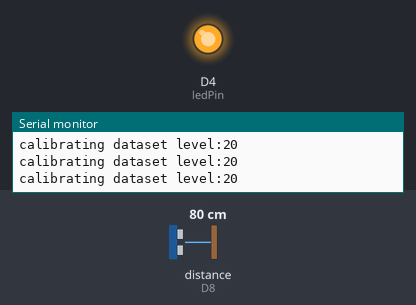
The program below on a simulated ESP8266 (NodeMCU). On the bench: output pins drawn as LEDs (lit = HIGH), the last lines printed to the serial monitor. Wiring (inferred from the names in the program): ultrasonic range finder: trigger D7; echo D8. The test bench sets the inputs (shaded band); at power-on: distance to the obstacle (sensor on D8) 80 cm. The echo pulse lasts 58.3 µs per cm; WiFi joins after 1.5 s; servers stay silent unless stated; network time is answered at once with the bench clock; the local clock reads 2024-03-15 10:24:30 at power-on unless the program sets it; pins used as bus, display or sensor lines are not drawn.

Above: at 23.3 s.
At 84.82 s:
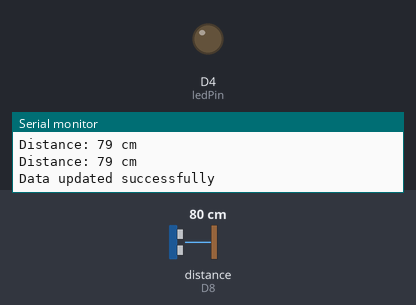
Timing chart, 0 to 100.4 s (numbered marks = the images above):
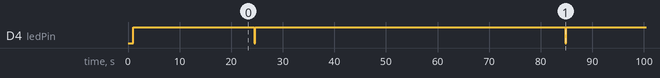

Measured:
- by itself, D4 (ledPin): alternates HIGH for 60.0 s and LOW for 0.20 s

The program:

main.cpp
```cpp
#include <Arduino.h>
#include <ESP8266WiFi.h>
#include <Wire.h>
#include <NTPClient.h>
#include <WiFiUdp.h>
#include <ESP8266mDNS.h>
#include <FirebaseESP8266.h>
#include "addons/TokenHelper.h"
#include "addons/RTDBHelper.h"

#define API_KEY "AIzaSyBn2mbRAikL5ZfiQcf9sn-qfsng4NoOBeU"
#define USER_EMAIL "abinmkabin@gmail.com"
#define USER_PASSWORD "Abagp@211213#"
#define DATABASE_URL "https://awaconwtc-default-rtdb.firebaseio.com/"


//USER CREDENTIALS
const String userName ="abin";
#define WIFI_SSID "SCOPUS"
#define WIFI_PASSWORD "ABAGP@211213"
//USER CREDENTIALS

const int trigPin = D7; // Trig Pin of SR04 connected to D7 (GPIO13)
const int echoPin = D8; // Echo Pin of SR04 connected to D8 (GPIO15)
const int ledPin = D4;  // D1 corresponds to GPIO5 on ESP8266

int level = 5;
int variation = 0;
int high_err_count = 0;
int distance = 0;
int currDistance = 0;
int prevDistance = 0;
bool Motor_State = false;

FirebaseAuth auth;
FirebaseConfig config;

String uid;
String databasePath;
String sensorPath = "/Distance";
String timePath = "/Timestamp";

WiFiUDP ntpUDP;
NTPClient timeClient(ntpUDP, "pool.ntp.org");

unsigned long sendDataPrevMillis = 0;
unsigned long delayValue = 60000; // Default delay value in milliseconds
FirebaseData firebaseData;

void initWiFi() {
  WiFi.begin(WIFI_SSID, WIFI_PASSWORD);
  Serial.print("Connecting to WiFi ..");
  while (WiFi.status() != WL_CONNECTED) {
    Serial.print('.');
    delay(1000);
    digitalWrite(ledPin, HIGH);
    delay(1000);
    digitalWrite(ledPin, LOW);
  }
  digitalWrite(ledPin, HIGH);
  Serial.println(WiFi.localIP());
  Serial.println();
}
unsigned long getTime() {
  timeClient.update();
  return timeClient.getEpochTime() + 19800; // Add 5 hours 30 minutes in seconds for IST
}


long calculateDistance()
{
  long duration, distance;
  delay(1000);
  digitalWrite(trigPin, LOW);
  delayMicroseconds(2);
  digitalWrite(trigPin, HIGH);
  delayMicroseconds(10);
  digitalWrite(trigPin, LOW);
  duration = pulseIn(echoPin, HIGH);
  distance = duration * 0.034 / 2; // Speed of sound is 34 cm/ms
  return distance;
}

void calibrateInitialData(int levelVal)
{
  long sum = 0;
  for(int i=0;i<levelVal;i++)
  {
    sum+= calculateDistance();
    Serial.print("calibrating dataset level:");
    Serial.println(levelVal);
  }
  currDistance = sum/levelVal;
  prevDistance = sum/levelVal;
}

void setup() {
  Serial.begin(9600);
  pinMode(trigPin, OUTPUT);
  pinMode(echoPin, INPUT);
  pinMode(ledPin, OUTPUT);
  initWiFi();
  timeClient.begin();

  config.api_key = API_KEY;
  auth.user.email = USER_EMAIL;
  auth.user.password = USER_PASSWORD;
  config.database_url = DATABASE_URL;
  Firebase.reconnectWiFi(true);
  firebaseData.setResponseSize(4096);
  config.token_status_callback = tokenStatusCallback;
  config.max_token_generation_retry = 5;

  Firebase.begin(&config, &auth);

  Serial.println("Getting User UID");
  while (auth.token.uid == "") {
    Serial.print('.');
    delay(1000);
  }
  uid = auth.token.uid.c_str();
  Serial.print("User UID: ");
  Serial.println(uid);

  databasePath = userName+ "/readings";
  Serial.println("User: " + userName);
  Serial.print("Delay Value: ");
  Serial.println(delayValue);
  calibrateInitialData(20);
}

bool checkInternetConnection() {
  WiFiClient client;
  if (!client.connect("www.google.com", 80)) {
    return false;
  }
  client.stop();
  return true;
}

bool validateData(int levelVal)
{
  variation = abs(distance-prevDistance);
  if(abs(distance-prevDistance) <= levelVal)
  return true;

  return false;
}

FirebaseJson setJSON(String distance ,long timestamp)
{
  FirebaseJson json;
  json.set(timePath, timestamp); // Set current time
  json.set(sensorPath.c_str(),distance);
  return json;
}

void sendDataCloud(FirebaseJson json,long timestamp)
{
    String dayPath;
    String childPath;
    char childPathBuffer[100];

    time_t tstamp = timestamp; // Convert unsigned long to time_t
    struct tm *timeinfo;
    timeinfo = localtime(&tstamp); // Pass the pointer to time_t variable
    int hour = timeinfo->tm_hour;
    int minute = timeinfo->tm_min;
    int day = timeinfo->tm_mday;
    int second = timeinfo->tm_sec;

    dayPath = databasePath + "/Day" + String(day);
    sprintf(childPathBuffer, "%02d:%02d", hour, minute);
    childPath = String(dayPath + "/" + childPathBuffer);

   // Update data in Firebase
    if (Firebase.setJSON(firebaseData, childPath, json)) {
      Serial.println("Data updated successfully");
      digitalWrite(ledPin, HIGH);
      delay(1000);
      digitalWrite(ledPin, LOW);
    } else {
      Serial.print("Error updating data: ");
      Serial.println(firebaseData.errorReason());
    }
}

void processData()
{
  distance = calculateDistance();
  if(validateData(level) || Motor_State)// for now Motor_State always set to false
  {
    high_err_count = 0;
    prevDistance = currDistance;
    currDistance = distance;
  }
  else{
    Serial.print("Error data! --> ");
    Serial.print(distance);
    Serial.println(" cm");
    Serial.print("Data variation! --> ");
    Serial.print(variation);
    Serial.println(" cm");
    if(validateData(level+5))
    {
      prevDistance = distance;
    }
    else if(variation>10)
    {
      high_err_count++;
      if(high_err_count>=2)
      {
        Serial.print("High Error data! --> ");
        Serial.print(distance);
        Serial.println(" cm");
        Serial.print("Data variation! --> ");
        Serial.print(variation);
        Serial.println(" cm");
        //Motor off wait for calibration
        //Rare chance
        calibrateInitialData(3);
      }
    }
  }
  Serial.print("Distance: ");
  Serial.print(currDistance);
  Serial.println(" cm");

}

void loop() {

  static int flag_Power_ON = 1;

  if (checkInternetConnection())
    digitalWrite(ledPin, HIGH);
  else
    digitalWrite(ledPin, LOW);

  processData();//validate and update sensor data

  if (Firebase.ready() && (millis() - sendDataPrevMillis > delayValue || sendDataPrevMillis == 0)) {
    sendDataPrevMillis = millis();

    // Get current time
    unsigned long timestamp = getTime();
    while (timestamp < 30000) {
      timestamp = getTime();
      Serial.println("Timestamp calibration..");
    }

    FirebaseJson json;
    if(flag_Power_ON!=1)
    {
      json = setJSON(String(currDistance),timestamp);
    }
    else
    {
      json = setJSON("ERR_PWR",timestamp);
      flag_Power_ON = 0;
    }
    sendDataCloud(json,timestamp);
  }
}
```
